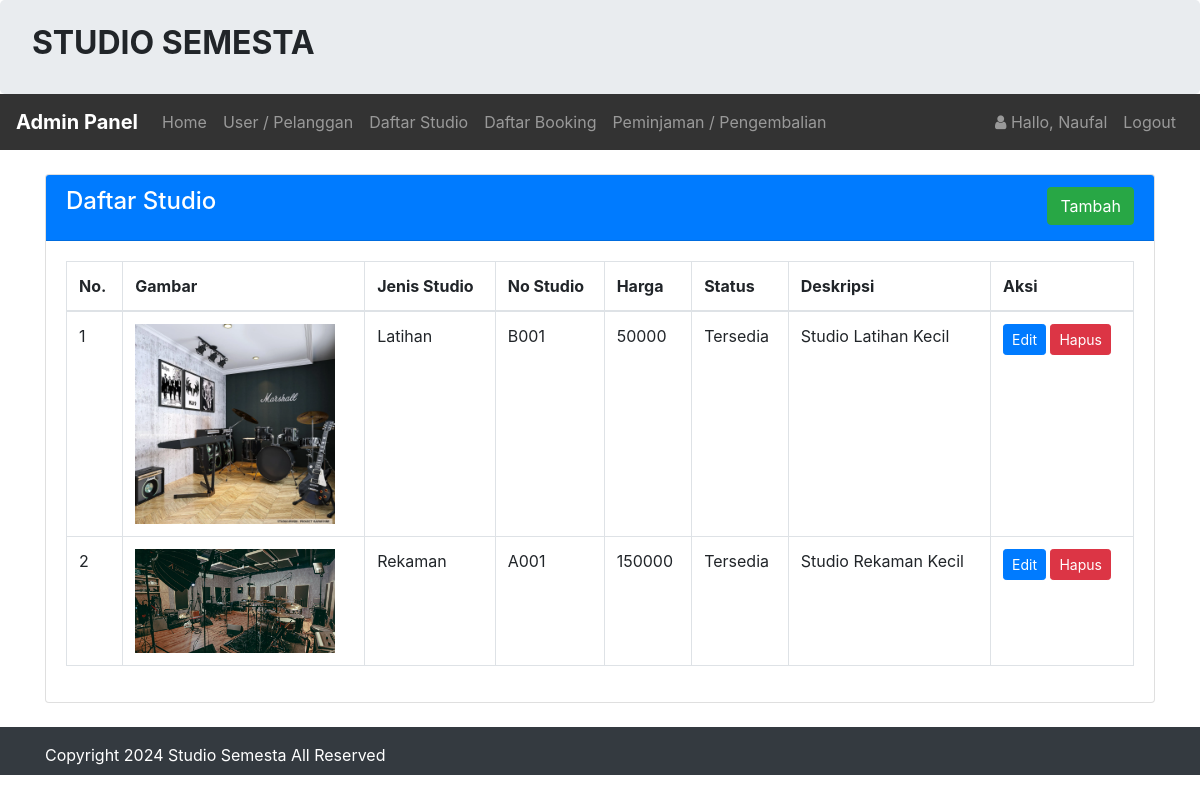
The page /admin/studio/studio.php (signed in) on the database its author committed.
### tables this page shows
CREATE TABLE `studio` (          
  `id_studio` int(11) NOT NULL,      
  `no_studio` varchar(255) NOT NULL,  
  `jenis` varchar(255) NOT NULL,     
  `harga` int(255) NOT NULL,
  `deskripsi` varchar(255) NOT NULL,
  `status` varchar(255) NOT NULL,
  `gambar` text NOT NULL
);

### koneksi/koneksi.php (called while the page is built, shortened)
<?php
    $url = "http://localhost:8080/sewa_studio/";
?>

### admin/studio/studio.php (the view, shortened to what this page needs)
<?php
    require '../../koneksi/koneksi.php';
    $title_web = 'Daftar Studio';
    include '../header.php';
?>
<link rel="stylesheet" href="../../assets/css/bootstrap.css" >
<link rel="stylesheet" href="../../assets/css/font-awesome.css" >
<br>
<div class="container">
    <div class="card">
        <div class="card-header text-white bg-primary">
            <h4 class="card-title">
                Daftar Studio
                <div class="float-right">
                    <a class="btn btn-success" href="tambah.php" role="button">Tambah</a>
                </div>
            </h4>
        </div>
        <div class="card-body">
            <div class="table-responsive">
                <table class="table table-bordered">
                    <thead>
                        <tr>
                            <th>No.</th>
                            <th>Gambar</th>
                            <th>Jenis Studio</th>
                            <th>No Studio</th>
                            <th>Harga</th>
                            <th>Status</th>
                            <th>Deskripsi</th>
                            <th>Aksi</th>
                        </tr>
                    </thead>
                    <tbody>
                        <?php
                            $sql = "SELECT *FROM studio ORDER BY id_studio ASC";
                            $row = $koneksi->prepare($sql);
                            $row->execute();
                            $hasil = $row->fetchAll();
                            $no = 1;
                            foreach($hasil as $isi)
                            {
                        ?>
                        <tr>
                            <td><?php echo $no;?></td>
                            <td><img src="../../assets/image/<?php echo $isi['gambar'];?>" class="img-fluid" style="width:200px;"></td>
                            <td><?php echo $isi['jenis'];?></td>
                            <td><?php echo $isi['no_studio'];?></td>
                            <td><?php echo $isi['harga'];?></td>
                            <td><?php echo $isi['status'];?></td>
                            <td><?php echo $isi['deskripsi'];?></td>
                            <td>
                                <a class="btn btn-primary btn-sm" href="edit.php?id=<?php echo $isi['id_studio'];?>" role="button">Edit</a>
                                <a class="btn btn-danger  btn-sm" href="proses.php?aksi=hapus&id=<?= $isi['id_studio'];?>&gambar=<?= $isi['gambar'];?>" role="button">Hapus</a>
                            </td>
                        </tr>
                        <?php $no++; }?>
                    </tbody>
                </table>
            </div>
        </div>
    </div>
</div>
<?php  include '../footer.php';?>

### admin/header.php (shortened to what this page needs)
<?php
    $id_login = $_SESSION['USER']['id_login'];
    $row = $koneksi->prepare("SELECT * FROM login WHERE id_login=?");
    $row->execute(array($id_login));
    $hasil_login = $row->fetch();
?>
<!DOCTYPE html>
<html lang="en">
  <head>
    <link rel="stylesheet" href="../assets/css/bootstrap.css" >
    <link rel="stylesheet" href="../assets/css/font-awesome.css" >
  </head>
  <body>
    <div class="jumbotron pt-4 pb-4">
        <div class="row">
            <div class="col-sm-8">
                <h2><b style="text-transform:uppercase;">Studio Semesta </b></h2>
            </div>
        </div>
    </div>
    <nav class="navbar navbar-expand-lg navbar-dark" style="background-color: #333;">
        <a class="navbar-brand" href="<?php echo $url;?>admin/"><b>Admin Panel</b></a>
        <div class="collapse navbar-collapse" id="collapsibleNavId">
            <ul class="navbar-nav mr-auto mt-2 mt-lg-0">
                <li class="nav-item <?php if($title_web == 'Dashboard'){ echo 'active';}?>">
                    <a class="nav-link" href="<?php echo $url;?>admin/">Home <span class="sr-only">(current)</span></a>
                </li>
                <li class="nav-item <?php if($title_web == 'User'){ echo 'active';}?>">
                    <a class="nav-link" href="<?php echo $url;?>admin/user.php">User / Pelanggan</a>
                </li>
                <li class="nav-item <?php if($title_web == 'Daftar studio'){ echo 'active';}?>
                <?php if($title_web == 'Tambah studio'){ echo 'active';}?>
                <?php if($title_web == 'Edit studio'){ echo 'active';}?>">
                    <a class="nav-link" href="<?php echo $url;?>admin/studio/studio.php">Daftar Studio</a>
                </li>
                <li class="nav-item <?php if($title_web == 'Daftar Booking'){ echo 'active';}?>
                <?php if($title_web == 'Konfirmasi'){ echo 'active';}?>">
                    <a class="nav-link" href="<?php echo $url;?>admin/booking/booking.php">Daftar Booking</a>
                </li>
                <li class="nav-item <?php if($title_web == 'Peminjaman'){ echo 'active';}?>">
                    <a class="nav-link" href="<?php echo $url;?>admin/peminjaman.php">Peminjaman / Pengembalian</a>
                </li>
            </ul>
            <ul class="navbar-nav my-2 my-lg-0">
                <li class="nav-item">
                    <a class="nav-link" href="#">
                        <i class="fa fa-user"> </i> Hallo, <?php echo $hasil_login['nama_pengguna'];?>
                    </a>
                </li>
                <li class="nav-item">
                    <a class="nav-link" onclick="return confirm('Apakah anda ingin logout ?');" href="logout.php">Logout</a>
                </li>
            </ul>
        </div>
    </nav>

### rows shown on the page
studio: gambar (picture), jenis "Latihan", no_studio "B001", harga "50000", status "Tersedia", deskripsi "Studio Latihan Kecil"
studio: gambar (picture), jenis "Rekaman", no_studio "A001", harga "150000", status "Tersedia", deskripsi "Studio Rekaman Kecil"

### other values the page prints
$hasil_login['nama_pengguna'] "Naufal"
